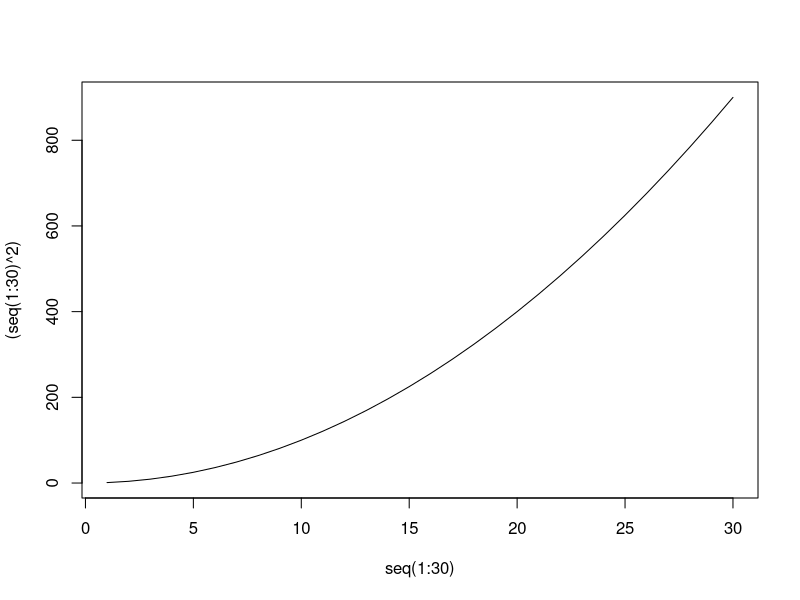
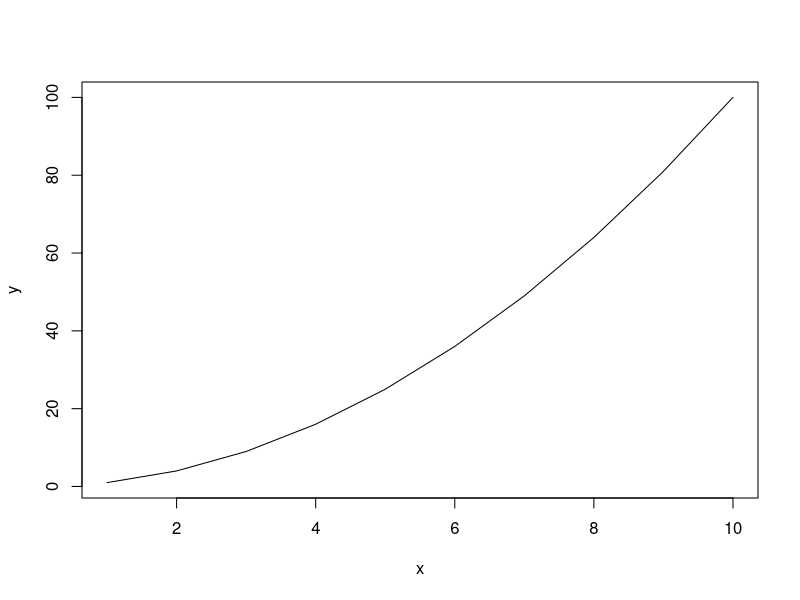
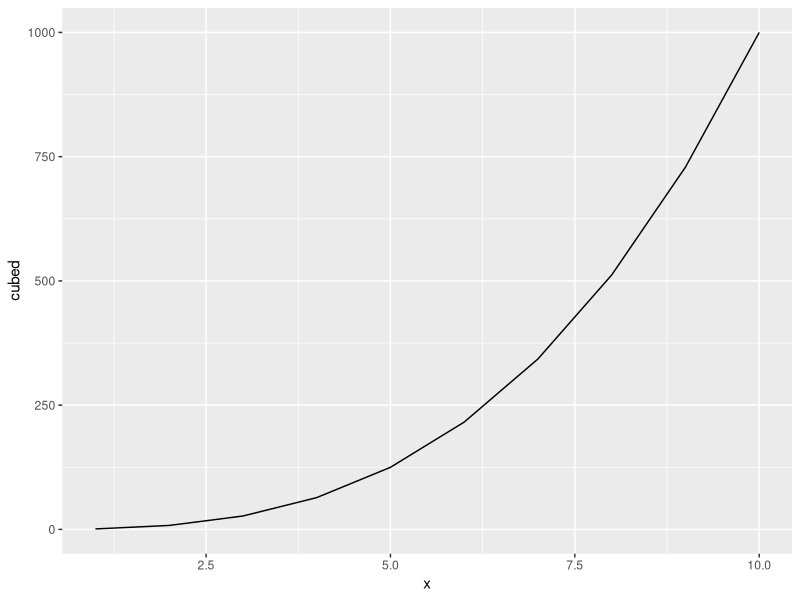

The R source for these figures, in order:
# this is a test file
# for practicing branches in git 

# load libraries
library(ggplot2)

plot(seq(1:30), (seq(1:30)^2), type='l')

square <- function(x) {
  # inputs: x is a vector of values to be squared
  y <- x^2
  return(y)
}

# example:
x <- seq(1:10)
y <- square(x)
plot(x, y, type = 'l')


# for erin's review -------------------------------------------------------

# practicing a pull request
# adding a new function here to generalize the power function

my_power_function <- function(values, exponent) {
  # inputs are a vector of values and an exponent
  output <- values^exponent
  return(output)
}

# test new power function
cubed <- my_power_function(x, 3)
df <- data.frame(cbind(x, cubed))
ggplot(aes(x=x, y=cubed), data=df) + geom_line()
